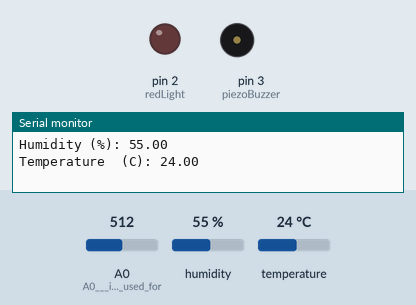
Recording of a sketch running on a simulated Arduino Uno, built with avr-gcc and run on an emulated ATmega328P. On the bench: output pins drawn as LEDs (lit = HIGH), buzzer (waves = sounding), the last lines printed to the serial monitor. Inputs (shaded band) come from the test bench; at power-on: A0 (A0___is_the_pin_used_for) = 512, humidity 55 %, temperature 24 °C.

Above: at 0.1 s.
At 1.6 s:
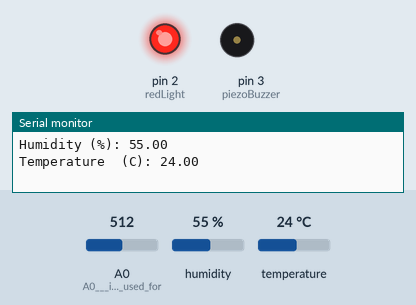
1.7 s: A0 (A0___is_the_pin_used_for) set to 789
3.8 s: A0 (A0___is_the_pin_used_for) set to 812
At 4.32 s:
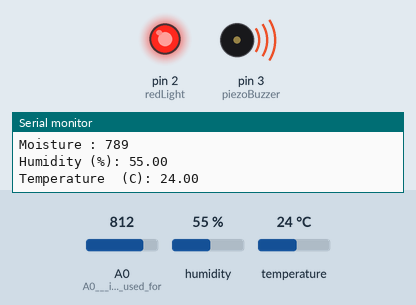
Timing chart, 0 to 15.1 s (numbered marks = the images above; inputs shaded):
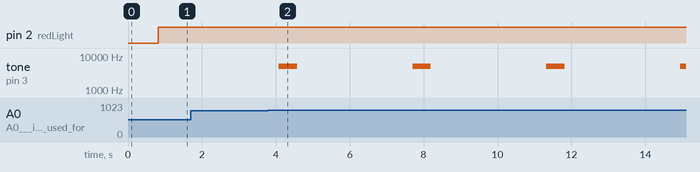

The sketch:

SustainAGRO.ino
```cpp
#include <dht11.h>
#define DHT11PIN 4
dht11 DHT11;
int greenLight = 11; //Defining pins
int blueLight = 12;
int redLight   = 2;
int piezoBuzzer = 3;
int maximumMoistureLevel; //The max moisture level   and current moisture levels will be needed for percentage calculations
int currentMoistureLevel;//Like   so: current/max*100 = Moisture level as a percentage

void moistureDetection(){   //Create a function for all the long code, to keep the loop free
  if(currentMoistureLevel   >= 800) //If the moisture is above 90%
  {
    digitalWrite(greenLight, LOW);
     digitalWrite(blueLight, LOW);
    digitalWrite(redLight, HIGH); //Switch   on red light, and sound the buzzer
    tone(piezoBuzzer, 5000, 500);
    delay(2000);
   }

  else if (currentMoistureLevel >= 320)
  {//if the moisture level is in between 60 and 90%
    digitalWrite(greenLight,   LOW);
    digitalWrite(blueLight, LOW);
    digitalWrite(redLight, HIGH);   //Switch red light on, but don't sound the buzzer
  }
  else if (currentMoistureLevel >= 100)
  {//if the moisture   level is in between 30 and 60%
    digitalWrite(greenLight, LOW);
    digitalWrite(blueLight,   HIGH);//Just switch yellow light on
    digitalWrite(redLight, LOW);
  }
  else   //Otherwise the moisture level is below 30%, and therefore it's good enough
   {
    digitalWrite(greenLight, HIGH);//Switch green light on
    digitalWrite(blueLight,   LOW);
    digitalWrite(redLight, LOW);
  }
}

void setup() {
  {
   Serial.begin(9600);

  }
   for (int i = 0; i < 4; i++)//Use a for loop, to not have to initiate all the pins   by hand
  {
    pinMode(i, OUTPUT);
  }
  pinMode (A0, INPUT); //A0   is the pin used for the Soil Moisture Sensor
  maximumMoistureLevel = analogRead(A0);

}

void   loop() {
  {
  Serial.println();

  int chk = DHT11.read(DHT11PIN);

  Serial.print("Humidity (%): ");
  Serial.println((float)DHT11.humidity, 2);

  Serial.print("Temperature  (C): ");
  Serial.println((float)DHT11.temperature, 2);

  delay(800);

}
  {
  currentMoistureLevel = analogRead(A0); //Keep renewing the readings   for the current moisture level
  moistureDetection();
  delay(800); //Short   delay to not overload the program
  Serial.print("Moisture : ");
  Serial.println(currentMoistureLevel);
  }

}
```

Measured:
- the behaviour switches between 799 and 800 on A0 (A0___is_the_pin_used_for) (found by bisection; images 1 and 2)
- after the input at 3.8 s, tone on pin 3 (piezoBuzzer): alternates 5000 Hz for 0.50 s and silent for 3.1 s, starting after 0.27 s
